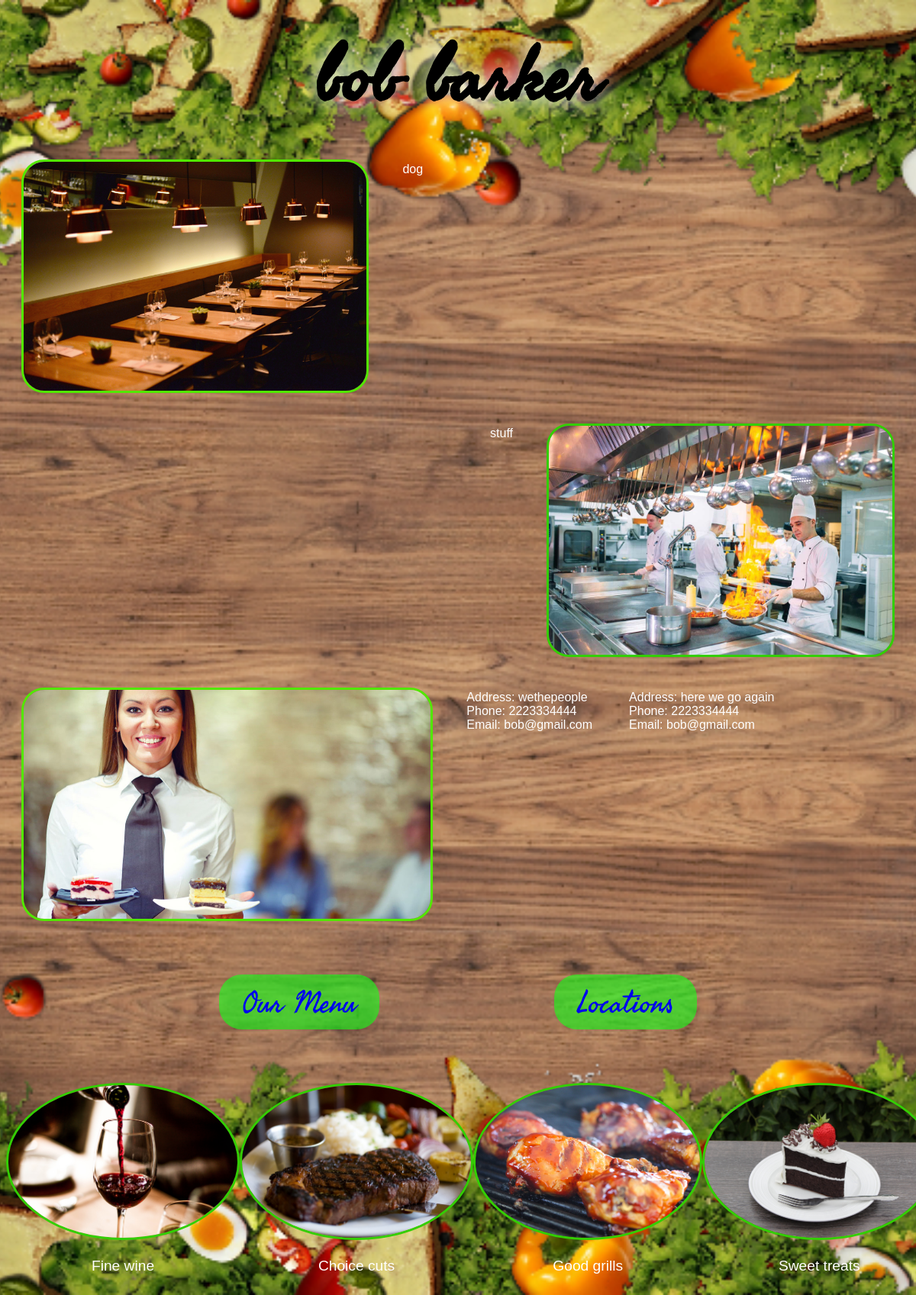
/business/5/templates/, run on the app's committed database.
### app/models.py (models this page shows, shortened)
class businessTemplateDatabase(models.Model):
    CHOICES = (
        ("medical_office", "Medical Office"),
        ("Blog", "Blog"),
        ("Restaurant", "Restaurant"),
    )
    templateId = models.TextField()
    name = models.TextField(max_length=255)
    description = models.TextField(max_length=255)
    type = models.TextField(max_length=255)
    missionStatement = models.TextField(max_length=1500)
    template_choice = models.CharField(max_length=50, choices=CHOICES, null=True)
    profile = models.ForeignKey(
        Profile, related_name="business", on_delete=models.CASCADE
    )

class businessContactInfoDatabase(models.Model):
    email = models.TextField(max_length=255)
    phoneNumber = models.IntegerField(verbose_name="phone number")
    address = models.TextField()
    business = models.ForeignKey(
        businessTemplateDatabase, related_name="contact", on_delete=models.CASCADE
    )

### app/views.py (the view, shortened to what this page needs)
# urls.py: path("business/<int:business_id>/templates/", templatesView, name="templates"),
def templatesView(request, business_id):
    try:
        business = businessTemplateDatabase.objects.get(id=business_id)
        business_contact = businessContactInfoDatabase.objects.filter(
            business=business_id
        )
    except businessTemplateDatabase.DoesNotExist:
        return HttpResponseNotFound("Business does not exist")
    template_choice = business.template_choice
    if template_choice == "medical_office":
        context = {"medical_office": "Medical Office", "business": business}
        return render(request, "medical_office.html", context)
    else:
        context = {
            "Restaurant": "Restaurant",
            "business": business,
            "business_contact": business_contact,
        }
        return render(request, "template_3.html", context)

### app/templates/template_3.html (shortened to what this page needs)
{% load static %}
<!DOCTYPE html>
<html lang="en">
  <head>
    <link rel="stylesheet" href="{% static 'phillipstyles.css' %}" />
  </head>
  <body>
    <div class="header">
      <span class="head">{{business.name}}</span>
    </div>
    <div class="info">
      <img src="{% static 'images/restaurant.jpg' %}" alt="restaurant" />
      <p class="data">{{business.description}}</p>
    </div>
    <div class="info2">
      <img src="{% static 'images/kitchen.jpg' %}" alt="kitchen" />
      <p class="data">{{business.type}}</p>
    </div>
    <div class="info">
      <img src="{% static 'images/waitress.jpg' %}" alt="waitress" />
      {% for contact in business_contact %}
      <div>
        <p class="data">
          Address: {{contact.address}} <br />
          Phone: {{contact.phoneNumber}} <br />
          Email: {{contact.email}}
        </p>
      </div>
      <br />
      {% endfor %}
    </div>
    <div class="links">
      <a class="button" href="#" target="blank">Our Menu</a>
      <a class="button" href="#" target="blank">Locations</a>
    </div>
    <div class="band">
      <div class="members">
        <span class="member">
          <img src="{% static 'images/wine.jpg' %}" alt="wine" />
          <p>Fine wine</p>
        </span>
        <span class="member">
          <img src="{% static 'images/steak.jpg' %}" alt="steak" />
          <p>Choice cuts</p>
        </span>
        <span class="member">
          <img src="{% static 'images/chicken.jpg' %}" alt="chicken" />
          <p>Good grills</p>
        </span>
        <span class="member">
          <img src="{% static 'images/cake.jpg' %}" alt="cake" />
          <p>Sweet treats</p>
        </span>
      </div>
    </div>
  </body>
</html>

### app/static/phillipstyles.css (style rules this page uses)
body { background-image: url("/static/images/restaurant_bg.jpg"); background-repeat: no-repeat; background-attachment: fixed; background-position: center; background-size: cover; }
.header { font-family: myFont; display: flex; color:black; justify-content:center; font-size: 100px; font-weight: bolder; text-shadow: 0 0 30px ghostwhite; }
.links { display: flex; justify-content: space-evenly; padding: 50px; font-size: 40px; font-family: myFont; }
.links a { text-decoration: none; }
.button { background-color: rgba(20, 255, 24, 0.601); padding-left: 30px; padding-right: 30px; border-radius: 30px; transition-duration: 1s; }
p { color: white; font-family: Arial, Helvetica, sans-serif; }
img { height: 300px; }
.info { min-height:300px; display: flex; }
.info2 { min-height:300px; display: flex; flex-direction:row-reverse; }
.info > img { border: solid rgb(82, 231, 2); border-radius: 30px; margin:20px; }
.info2 > img { border: solid rgb(51, 206, 4); border-radius: 30px; margin:20px; }
.info p { min-height: 100px; }
.info2 p { min-height: 150px; }
.members img { height: 200px; border-radius: 50%; border: solid rgb(51, 206, 4); }
.members { display: flex; justify-content: space-evenly; width:100%; margin-top:20px; align-items: center; }
.members p { text-align: center; font-size: larger; }
.data { font-size: medium; margin: 1.5em; }

### data on the page
businessTemplateDatabase: name "bob barker", description "dog", type "stuff"
businessContactInfoDatabase: address "wethepeople", phoneNumber "2223334444", email "bob@gmail.com"
businessContactInfoDatabase: address "here we go again", phoneNumber "2223334444", email "bob@gmail.com"
